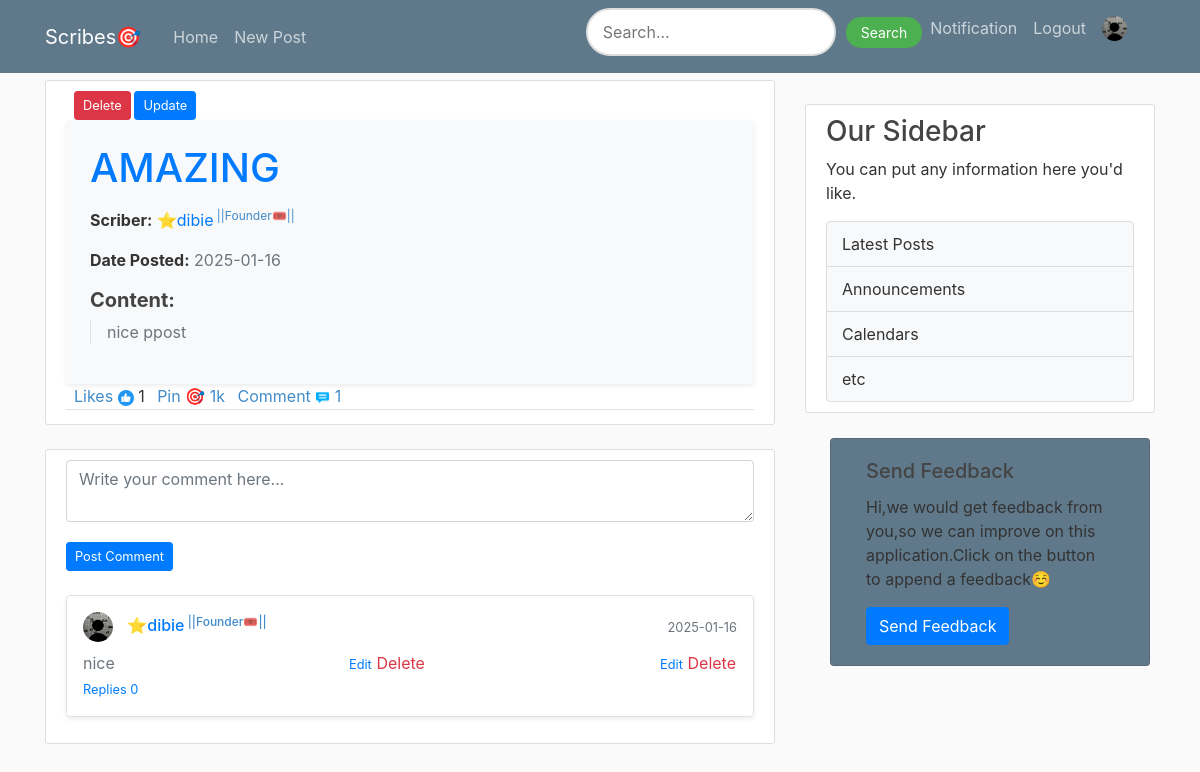
The app's page /post/detail/AMAZING (signed in) with its own data.
### flaskblog/models.py (models this page shows, shortened)
class Post(db.Model):
    id = db.Column(db.Integer, primary_key=True)
    title = db.Column(db.String(100), nullable=False)
    content = db.Column(db.Text, nullable=False)
    date = db.Column(db.DateTime, nullable=False, default=datetime.utcnow)
    user_id = db.Column(db.Integer, db.ForeignKey('user.id'), nullable=False)
    is_admin = db.Column(db.Boolean, nullable=False,default=False)
    image = db.Column(db.String(20), nullable=True)

class User(db.Model, UserMixin):
    id = db.Column(db.Integer, primary_key=True)
    username = db.Column(db.String(20), nullable=False, unique=True)
    email = db.Column(db.String(120), nullable=False, unique=True)
    image_file = db.Column(db.String(20), nullable=False, default='default.jpg')
    password = db.Column(db.String(60), nullable=False)
    posts = db.relationship('Post', backref='author', lazy=True)
    is_admin = db.Column(db.Boolean, nullable=False,default=False)
    Biography= db.Column(db.Text, nullable=False,default='Add A Brief Description About Yourself')

class Comment(db.Model):
    id = db.Column(db.Integer, primary_key=True)
    content = db.Column(db.String(500), nullable=False)
    user_id = db.Column(db.Integer, db.ForeignKey('user.id'), nullable=False)
    post_id = db.Column(db.Integer, db.ForeignKey('post.id'), nullable=False)
    created_at = db.Column(db.DateTime, default=datetime.utcnow)
    user = db.relationship('User', backref=db.backref('comments', lazy=True))
    post = db.relationship('Post', backref=db.backref('comments', lazy='dynamic'))

### flaskblog/routes.py (the view)
@app.route("/post/detail/<title>", methods=['POST', 'GET'])
@login_required
def post_detail(title):
    image_file = url_for('static', filename='profile_pics/' + current_user.image_file)
    post = Post.query.filter_by(title=title).first_or_404()
    comments = Comment.query.filter_by(post_id=post.id).all()
    edit_comment_id = request.args.get("edit_comment_id", type=int)
    edit_comment = Comment.query.get(edit_comment_id) if edit_comment_id else None
    return render_template('post_detail.html',post=post,image_file=image_file,comments=comments,edit_comment=edit_comment)

### flaskblog/models.py (called while the page is built)
@login_manager.user_loader
def load_user(user_id):
    return User.query.get(int(user_id))

### flaskblog/templates/post_detail.html (shortened to what this page needs)
{% extends "layout.html" %}
{% block content %}
    <div class="content-section">
        {% if post.content == 'your post is against our policy': %}
        {% elif current_user.username == post.author.username %}
            <small class="ml-2">
               <button type="button" class="btn btn-danger btn-sm" data-toggle="modal" data-target="#deleteModal">Delete</button>
               <a href="{{ url_for('update',post_id=post.id) }}" class="btn btn-primary btn btn-sm">Update</button></a>
            </small>
        {%endif %}
        <div class="post-content-section p-4 bg-light rounded shadow-sm">
            <h1 class="post-title text-primary  mb-3">{{ post.title }}</h1>
            <div class="post-meta mb-3">
                {% if  post.author.email=='dibieemmanuel403@gmail.com' %}
                <p>
                    <span class="font-weight-bold">Scriber:</span>
                    <a href="{{ url_for('look', username=post.author.username) }}" class="text-primary">⭐{{ post.author.username }}</a><sup style = "color: #428bca"> ||Founder🎟️||</sup>
                </p>
                {% elif post.author.is_admin and post.author.email!='dibieemmanuel403@gmail.com' %}
                <p>
                    <span class="font-weight-bold">Scriber:</span>
                    <a href="{{ url_for('look', username=post.author.username) }}" class="text-primary">{{ post.author.username }}</a><sup style = "color: #428bca"> ||Admin⭐||</sup>
                </p>
                {% else %}
                <p>
                    <span class="font-weight-bold">Scriber:</span>
                    <a href="{{ url_for('look', username=post.author.username) }}" class="text-primary">{{ post.author.username }}</a>
                </p>
                {% endif %}
                <p>
                    <span class="font-weight-bold">Date Posted:</span>
                    <span class="text-muted">{{ post.date.strftime('%Y-%m-%d') }}</span>
                </p>
            </div>
            <div class="post-content">
                <h5 class="font-weight-bold">Content:</h5>
                <p class="article-content text-justify text-secondary border-left pl-3">{{ post.content }}</p>
            </div>
        </div>
         <div class="article-metadata">
                <a class="ml-2" style="color: #428bca;">Likes</a>
                <a id="like-btn" data-post-id="{{ post.id }}" href="javascript:void(0);">
                            {% set user_ids = post.likes | map(attribute='user_id') | list %}
                            {% if current_user.id in user_ids %}
                               <img src="{{ url_for('static', filename='images/like.png') }}" alt="Unlike" />
                            {% else %}
                                <img src="{{ url_for('static', filename='images/thumb-up.png') }}" alt="Like" />
                            {% endif %}
                        </a>
                        <span id="like-count">{{ post.likes | length }}</span>
                <a class="ml-2" style="color: #428bca;" href="{{ url_for('pin_post') }}">
                    Pin 🎯 1k
                </a>
              <a class="ml-2" style = "color: #428bca" >Comment</a> <img src="{{ url_for('static', filename='images/talk.png') }}" alt="Comment" style="width: 15px; height: 15px;">
              <a style="color: #428bca">{{post.comments.count()}}</a>
       </div>
   </div>
   <div class="content-section mt-4">
    <form
        action="{% if edit_comment %}{{ url_for('edit_comment', comment_id=edit_comment.id) }}{% else %}{{ url_for('add_comment', post_id=post.id) }}{% endif %}"
        method="POST"
        class="mb-3"
    >
        <div class="form-group">
            <textarea
                name="content"
                rows="2"
                class="form-control"
                placeholder="Write your comment here..."
                required
            >{% if edit_comment %}{{ edit_comment.content }}{% endif %}</textarea>
        </div>
        <button type="submit" class="btn btn-primary btn-sm mt-1">
            {% if edit_comment %}Update Comment{% else %}Post Comment{% endif %}
        </button>
    </form>
    <div class="comments-section mt-4">
        {% for comment in post.comments %}
        <div class="comment mb-3 p-3 rounded border shadow-sm">
            <div class="d-flex justify-content-between align-items-center">
                <h6 class="mb-0 text-primary">
                    <img class="rounded-circle article-img2" src="{{url_for('static', filename='profile_pics/'+ comment.user.image_file)}}">
                    {%if comment.user.email=='dibieemmanuel403@gmail.com' %}
                    <a href="{{url_for('look', username=comment.user.username)}}">⭐{{ comment.user.username }}</a><sup style = "color: #428bca"> ||Founder🎟️||</sup>
                    {% elif comment.user.is_admin and comment.user.email!='dibieemmanuel403@gmail.com' %}
                    <a href="{{url_for('look', username=comment.user.username)}}">{{ comment.user.username }}</a> <sup style = "color: #428bca"> ||Admin⭐||</sup>
                     {% else %}
                    <a href="{{url_for('look', username=comment.user.username)}}">{{ comment.user.username }}</a>
                    {% endif %}
                </h6>
                <small class="text-muted">{{ comment.created_at.strftime('%Y-%m-%d') }}</small>
            </div>
            <div class="d-flex justify-content-between align-items-center mt-2">
                <p class="mb-0 text-secondary">{{ comment.content }}</p>
                 {% if  current_user.username == post.author.username and current_user.username ==comment.user.username%}
                     <div>
                        <small>
                            <a href="{{ url_for('post_detail', title=post.title, edit_comment_id=comment.id) }}" class="text-primary">Edit</a>
                        </small>
                       <small>
                            <form action="{{ url_for('delete_comment', comment_id=comment.id) }}" method="POST" class="d-inline">
                                <button type="submit" class="btn btn-link text-danger p-0 m-0 align-baseline">Delete</button>
                            </form>
                      </small>
                    </div>
                {% elif current_user.username == post.author.username: %}
                    <small>
                            <form action="{{ url_for('delete_comment', comment_id=comment.id) }}" method="POST" class="d-inline">
                                <button type="submit" class="btn btn-link text-danger p-0 m-0 align-baseline">Delete</button>
                            </form>
                      </small>
                {% endif %}
                {% if current_user.email == 'dibieemmanuel403@gmail.com': %}
                   <div>
                        <small>
                            <a href="{{ url_for('post_detail', title=post.title, edit_comment_id=comment.id) }}" class="text-primary">Edit</a>
                        </small>
                       <small>
                            <form action="{{ url_for('delete_comment', comment_id=comment.id) }}" method="POST" class="d-inline">
                                <button type="submit" class="btn btn-link text-danger p-0 m-0 align-baseline">Delete</button>
                            </form>
                      </small>
                    </div>
                {% endif %}
           </div>
              <div>
                    <small>
                       <a href="{{ url_for('reply_comment',comment_id=comment.id) }}" class="text-primary mr-2">Replies {{comment.replies.count() }}</a>
                    </small>
                </div>
           </div>
        {% else %}
        <p class="text-muted">No comments yet. Be the first to comment!</p>
        {% endfor %}
    </div>
</div>
{% endblock %}

### flaskblog/static/main.css (style rules this page uses)
body { background: #fafafa; color: #333333; margin-top: 5rem; }
h1, h2, h3, h4, h5, h6 { color: #444444; }
.content-section { background: #ffffff; padding: 10px 20px; border: 1px solid #dddddd; border-radius: 3px; margin-bottom: 20px; }
.article-content { white-space: pre-line; }
.article-img2 { height: 30px; width: 30px; margin-right: 10px; }
.article-metadata { padding-bottom: 1px; margin-bottom: 4px; border-bottom: 1px solid #e3e3e3 }
.btn-danger { background-color: #dc3545; }
.btn-sm { font-size: 0.8rem; }

### records on screen
Post: title "AMAZING", date "2025-01-16", content "nice ppost"
User: author.username "dibie"
Comment: image_file (placeholder picture), user.username "dibie", created_at "2025-01-16", content "nice", replies.count "0"

### other values on screen
{{ post.likes | length }} "1"
{{ post.comments.count() }} "1"
